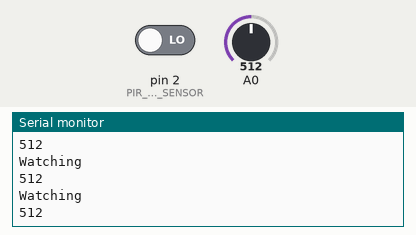
The sketch below on a simulated Arduino Uno, built with avr-gcc and run on an emulated ATmega328P. Shown: the last lines printed to the serial monitor. Inputs (shaded band) come from the test bench; at power-on: pin 2 (PIR_MOTION_SENSOR) LOW, A0 = 512.

Above: at 1.2 s.
1.3 s: pin 2 (PIR_MOTION_SENSOR) driven HIGH
3.1 s: A0 set to 716
At 3.17 s:
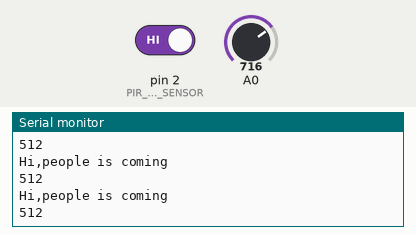
4.6 s: A0 set to 900
At 4.78 s:
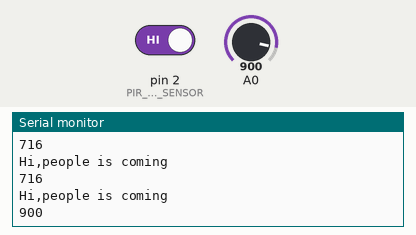
Timing chart, 0 to 7.6 s (numbered marks = the images above; inputs shaded):
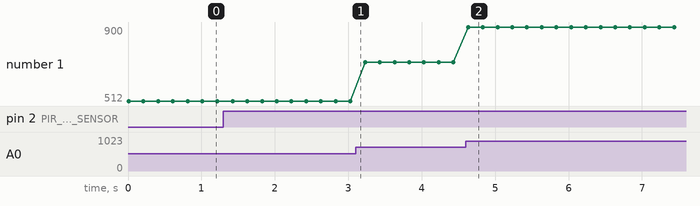

Measured:
- after the input at 4.6 s, the serial monitor: prints a new line at once (image 2)
- plotted number 1: 512 → 716 after the input at 3.1 s, 716 → 900 after the input at 4.6 s

The sketch:

snsors.ino
```cpp
/*macro definitions of PIR motion sensor pin and LED pin*/
#define PIR_MOTION_SENSOR 2//Use pin 2 to receive the signal from the module
int loudness;

void setup()
{
    pinMode(PIR_MOTION_SENSOR, INPUT);
    Serial.begin(9600);

}

void loop()
{
    if(digitalRead(PIR_MOTION_SENSOR))//if it detects the moving people?
        Serial.println("Hi,people is coming");
    else
        Serial.println("Watching");

    // loudness sensor
    loudness = analogRead(0);
    Serial.println(loudness);

 delay(200);
}
```
